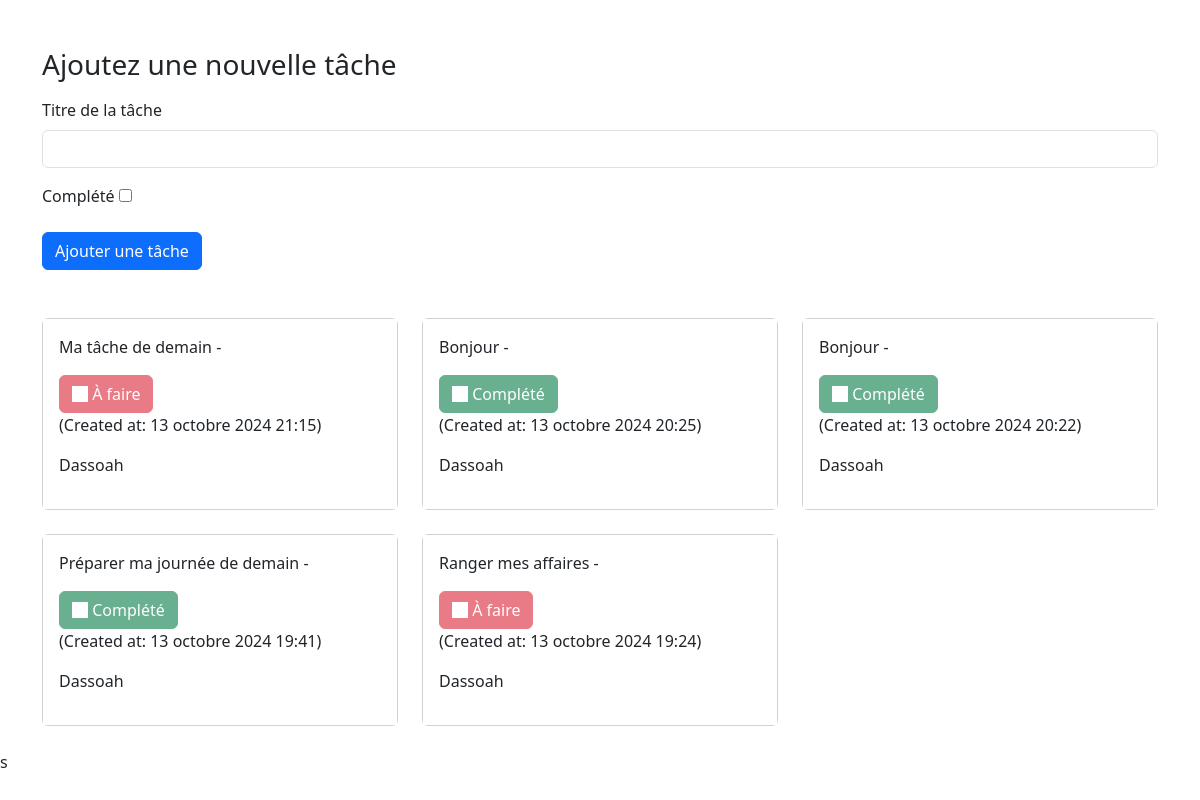
The page / on the database its author committed.
### feed/models.py (models this page shows, shortened)
class Task(models.Model):
    title = models.CharField(max_length=200)
    completed = models.BooleanField(default=False)
    created_at = models.DateTimeField(auto_now_add=True)
    user = models.ForeignKey(User, on_delete=models.CASCADE)

### feed/views.py (the view, shortened to what this page needs)
# urls.py: path('', index, name='index'),  # Ajoutez le paramètre name='index' ici
def index(request):
    context = {}
    context['tasks'] = Task.objects.order_by('-created_at')
    return render(request, 'index.html', context=context)

### feed/templates/index.html (shortened to what this page needs)
{% extends 'base.html' %}
{% block content %}
<div class="container mt-5">
    <div class="row mb-5">
        <h3 class="mb-3">Ajoutez une nouvelle tâche</h3>
        <form action="/" method="POST">
            <div class="mb-3">
                <label for="title" class="form-label">Titre de la tâche</label>
                <input type="text" class="form-control" id="title" name="title" required>
            </div>
            <div class="mb-3">
                <label for="completed" class="form-label">Complété</label>
                <input type="checkbox" id="completed" name="completed">
            </div>
            <button type="submit" class="btn btn-primary">Ajouter une tâche</button>
        </form>
    </div>
    <div class="row">
        {% for task in tasks %}
            <div class="col-4 mb-4">
                <div class="card">
                    <div class="card-body">
                        <div class="card-title">
                            {{ task.title }} -
                        </div>
                        <div class="card-text">
                            <div class="mt-3">
                                {% if task.completed %}
                                    <button class="btn btn-success" disabled>
                                        <i class="fa fa-thumbs-up"></i> Complété
                                    </button>
                                {% else %}
                                    <button class="btn btn-danger" disabled>
                                        <i class="fas fa-times-circle"></i> À faire
                                    </button>
                                {% endif %}
                            </div>
                            <p>
                                (Created at: {{ task.created_at }})
                            </p>
                            <p>
                                {{ task.user.username }}
                            </p>
                        </div>
                    </div>
                </div>
            </div>
        {% empty %}
            <li>No tasks available</li>
        {% endfor %}
    </div>
</div>
{% endblock %}

### feed/templates/base.html (shortened to what this page needs)
{% load static %}
<!DOCTYPE html>
<html lang="fr">
<head>
    <link rel="stylesheet" href="https://cdnjs.cloudflare.com/ajax/libs/font-awesome/6.0.0-beta3/css/all.min.css" />
    <link rel="stylesheet" href="{% static 'css/style.css' %}" />
    <link href="https://cdn.jsdelivr.net/npm/bootstrap@5.3.3/dist/css/bootstrap.min.css" rel="stylesheet" />
</head>
<body>
    {% block content %}
    {% endblock %}
</body>
</html>s

### feed/static/css/style.css (style rules this page uses)
* { background-color: #ffffff; }

### rows shown on the page
Task: title "Ma tâche de demain", completed False (drawn), created_at "13 octobre 2024 21:15", user.username "Dassoah"
Task: title "Bonjour", completed True (drawn), created_at "13 octobre 2024 20:25", user.username "Dassoah"
Task: title "Bonjour", completed True (drawn), created_at "13 octobre 2024 20:22", user.username "Dassoah"
Task: title "Préparer ma journée de demain", completed True (drawn), created_at "13 octobre 2024 19:41", user.username "Dassoah"
Task: title "Ranger mes affaires", completed False (drawn), created_at "13 octobre 2024 19:24", user.username "Dassoah"
